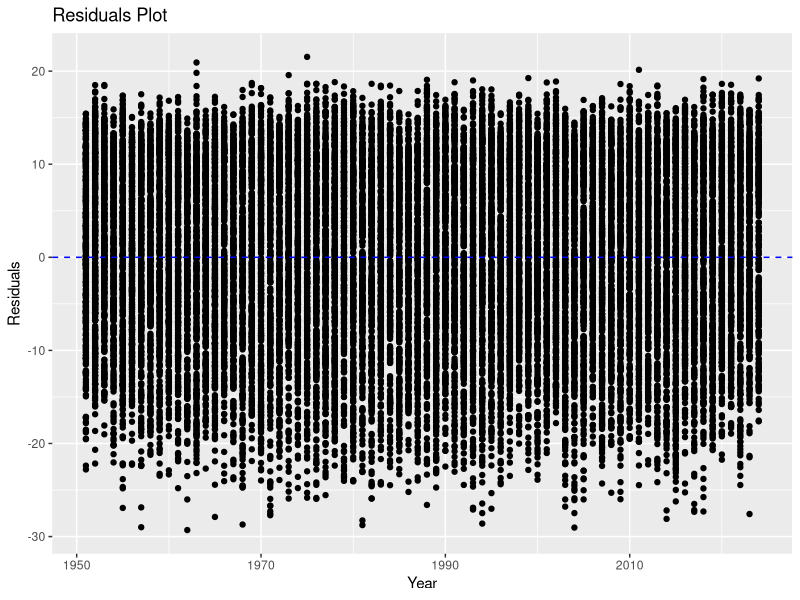
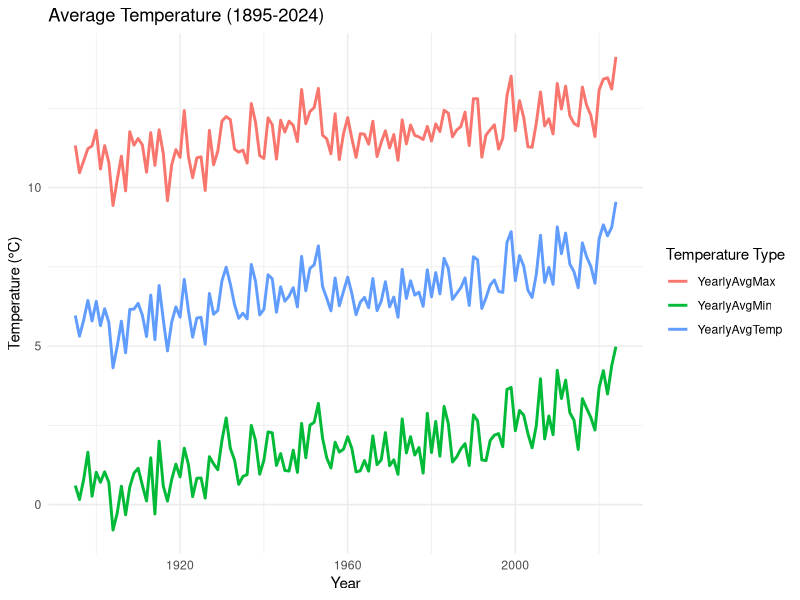
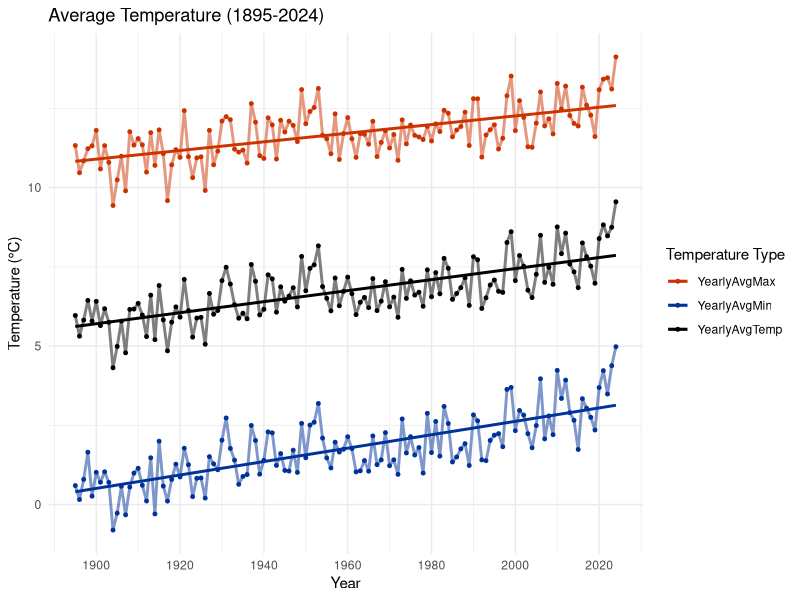

The R source for these figures, in order: (Note: this script raises an error after producing the figures.)
## Create data visualizations from NOAA climate data


#---------------------------------------------#
####        Load Required Packages         ####
#---------------------------------------------#

library(tidyverse)
library(dplyr)
library(ggplot2)

#-----------------------#
####    Read Data    ####
#-----------------------#

#Reading in CSVs as a tibble

#daily 
daily.noaa.data <- read.csv("data/nClimGrid_daily_clean.csv") %>%
  as_tibble()

#monthly
monthly.noaa.data <- read.csv("data/nClimGrid_monthly_clean.csv") %>%
  as_tibble()

#-----------------------#
####    Data Manip   ####
#-----------------------#

#average.year.temp <- noaa.data %>%
 # group_by(year) %>%
 # summarize(AvgTemp = mean(tmean))

#### perform linear regression for temperature over time----------------
# source: https://rpubs.com/zmalesker2/1139127

LR <- lm(tmean ~ year, data = daily.noaa.data)

summary(LR)

#plotting the residuals

ResidualsPlot <- 
  ggplot(daily.noaa.data, aes(x = year, y = residuals(LR))) +
  geom_point() +
  geom_hline(yintercept = 0, linetype = "dashed", color = "blue") + 
  labs(title = "Residuals Plot",
       x = "Year",
       y = "Residuals")


print(ResidualsPlot)


#### Temperature trends over time ------------------------------

##DAILY DATA##

#yearly temperature trends
#yearly_data <- daily.noaa.data %>%
 # group_by(year) %>% 
 # summarize(YearlyAvgTemp = mean(tmean, na.rm = TRUE),
  #          YearlyAvgMax = mean(tmax, na.rm = TRUE),
   #         YearlyAvgMin = mean(tmin, na.rm = TRUE))

# Reshape data to long format for easier plotting
#yearly_data_long <- yearly_data %>%
 # pivot_longer(cols = c(YearlyAvgTemp, YearlyAvgMax, YearlyAvgMin),
  #             names_to = "TemperatureType",
   #            values_to = "Temperature")

#plot yearly temp data - average, max, and min
#ggplot(yearly_data_long, aes(x = year, y = Temperature, color = TemperatureType)) +
 # geom_line(size = 1) +
  # labs(title = "Yearly Temperature Trends",
    #   x = "Year",
     #  y = "Temperature (°C)",
     #  color = "Temperature Type") +
  # theme_minimal()


#plot yearly temperature trends - single variable
#ggplot(yearly_data, aes(x = as.numeric(year), y = YearlyAvgTemp)) +
 # geom_line(color = "blue") +
 # labs(title = "Average Yearly Temperature",
  #     x = "Year",
  #     y = "Average Temperature (°F)") +
#  theme_minimal()

#monthly temperature trends from daily data
# monthly_data <- noaa.data %>%
  #group_by(year, month) %>%
  #summarize(MonthlyAvgTemp = mean(tmean, na.rm = TRUE)) 

#monthly_data <- noaa.data %>%
 # mutate(YearMonth = format(date, "%Y-%m" )) %>% 
#  group_by(YearMonth) %>%
#  summarize(MonthlyAvgTemp = mean(tmean, na.rm = TRUE)) %>% 
  
#plot monthly temperature trends
#ggplot(monthly_data, aes(x = as.numeric(year), y = MonthlyAvgTemp)) +
#  geom_line(color = "blue") +
 # labs(title = "Average Monthly Temperature",
  #     x = "Date",
   #    y = "Average Temperature (°C)") +
  # theme_minimal()

##MONTHLY DATA##

#yearly temperature trends
yearly_data <- monthly.noaa.data %>%
  group_by(year) %>% 
  summarize(YearlyAvgTemp = mean(tmean, na.rm = TRUE),
            YearlyAvgMax = mean(tmax, na.rm = TRUE),
            YearlyAvgMin = mean(tmin, na.rm = TRUE))

# Reshape data to long format for easier plotting
yearly_data_long <- yearly_data %>%
  pivot_longer(cols = c(YearlyAvgTemp, YearlyAvgMax, YearlyAvgMin),
               names_to = "TemperatureType",
               values_to = "Temperature")

#BASIC - plot yearly temp data - average, max, and min
ggplot(yearly_data_long, aes(x = year, y = Temperature, color = TemperatureType)) +
  geom_line(size = 1) +
  labs(title = "Average Temperature (1895-2024)",
       x = "Year",
       y = "Temperature (°C)",
       color = "Temperature Type") +
  theme_minimal()

#FRANCY - plot yearly temp data - average, max, and min
ggplot(yearly_data_long, aes(x = year, y = Temperature, color = TemperatureType)) +
  geom_point(size = 1) +
  geom_line(size = 1, alpha = 0.5) +
  geom_smooth(method = "lm", se = FALSE) +
  scale_x_continuous(breaks = pretty(yearly_data_long$year)) +
  scale_color_manual(values = c("YearlyAvgMax" = "#CC3300", "YearlyAvgMin" = "#003399", "YearlyAvgTemp" = "#000000")) +
  labs(title = "Average Temperature (1895-2024)",
       x = "Year",
       y = "Temperature (°C)",
       color = "Temperature Type") +
  theme_minimal()

#monthly temperature trends
#monthly_data <- monthly.noaa.data %>%
 # group_by(year, month) %>% 
  #summarize(MonthlyAvgTemp = mean(tmean, na.rm = TRUE),
   #         MonthlyAvgMax = mean(tmax, na.rm = TRUE),
    #        MonthlyAvgMin = mean(tmin, na.rm = TRUE))

# Reshape data to long format for easier plotting
#monthly_data_long <- monthly_data %>%
 # pivot_longer(cols = c(MonthlyAvgTemp, MonthlyAvgMax, MonthlyAvgMin),
  #             names_to = "TemperatureType",
   #            values_to = "Temperature") %>% 
#  mutate(year_month = paste(year, sprintf("%02d", month), "01", sep = "-"),
 #        year_month = as.Date(year_month))


#FRANCY - plot monthly temp data - average, max, and min
#ggplot(monthly_data_long, aes(x = year_month, y = Temperature, color = TemperatureType)) +
 # geom_point(size = 1) +
  #geom_line(size = 1, alpha = 0.5) +
  #geom_smooth(method = "lm", se = FALSE) +
  #scale_x_continuous(breaks = pretty(monthly_data_long$year)) +
#  scale_color_manual(values = c("MonthlyAvgMax" = "#CC3300",
 #                               "MonthlyAvgMin" = "#003399",
  #                              "MonthlyAvgTemp" = "#000000")) +
#  scale_x_date(breaks = "1 year", labels = scales::date_format("%Y")) +
 # labs(title = "Average Temperature (1895-2024)",
  #     x = "Year-month",
   #    y = "Temperature (°C)",
    #   color = "Temperature Type") +
#  theme_minimal()


# Temperature anomalies --------------------------------------------
#source: https://rpubs.com/zmalesker2/1139127 
  
# Check and convert the Date column to Date format
noaa.data$date <- as.Date(noaa.data$date)

# extract day of year
new.noaa.data <- noaa.data %>%
 mutate(DayOfYear = format(date, "%j"))

# baseline as the average temperature per day across years
daily.baseline <- new.noaa.data %>%
  group_by(DayOfYear) %>%
  summarize(BaselineTemp = mean(tmean, na.rm = TRUE))

# join the baseline with the original data
new.noaa.data <- new.noaa.data %>%
  left_join(daily.baseline, by = "DayOfYear")

# calculate the daily temperature anomaly
new.noaa.data  <- new.noaa.data %>%
  mutate(TempAnomaly = tmean - BaselineTemp)

# visualize the anomalies over time

ggplot(new.noaa.data , aes(x = year, y = TempAnomaly)) +
  geom_line(color = "blue") +
  geom_hline(yintercept = 0, linetype = "solid", color = "red") +
  labs(title = "Daily Temperature Anomalies Over Time",
       x = "Year", y = "Temperature Anomaly (°C)") +
  theme_minimal()



# Calculate temp anomaly from monthly data

# baseline as the average temperature per month across years
monthly.climatology <- monthly.noaa.data %>%
  group_by(month) %>%
  summarize(climatology = mean(tmean, na.rm = TRUE))

# Join baseline with original data
temp.with.climatology <- monthly.noaa.data %>%
  left_join(monthly.climatology, by = "month")

# Calculate the monthly temperature anomaly
temp.with.anomalies <- temp.with.climatology %>%
  mutate(TempAnomaly = tmean - climatology)

# visualize the anomalies over time using ggplot2
ggplot(new.monthly.data, aes(x = year, y = TempAnomaly)) +
  geom_line(color = "blue") +
  geom_hline(yintercept = 0, linetype = "solid", color = "red") +
  labs(title = "Monthly Temperature Anomalies Over Time",
       x = "year", y = "Temperature Anomaly (°C)") +
  theme_minimal()


###attempting this - https://www.youtube.com/watch?v=DrNQMaIVEVo #graphing temperature anomalies 

  #manipulate data to get month abbreviations and make month column factor class
  new.monthly.data <- temp.with.anomalies %>% 
    mutate(month = as.numeric(month),
         year = as.numeric(year),
         month = month.abb[month],
         month = factor(month, levels = month.abb),
         month_anom = tmean + TempAnomaly) %>% 
    group_by(year) %>% 
    mutate(ave = mean(month_anom)) %>% 
    ungroup()
  
  #graph temp anomalies 
  new.monthly.data %>% 
    ggplot(aes(x = month, y = month_anom, group = year, color = ave)) + 
      geom_line() +
    scale_color_gradient2(low = "darkblue", mid = "white", high = "darkred", midpoint = 0, guide = "none")
    
  

#### Temperature and precipitation  records -------------------------

#day with highest temp in historical record
record.temp <- daily.noaa.data %>% 
    select(tmax, ppt, date) %>%
    filter(tmax == max(tmax, na.rm = TRUE))

#day with highest precip in historical record
record.precip <- daily.noaa.data %>% 
    select(tmax, ppt, date) %>%
    filter(ppt == max(ppt, na.rm = TRUE))

#number of record highs per year - days above a certain threshold (above the average/baseline??)
#average daily max temp across all years and then for each year, calculate the number of days above that average

#highest max
temp.max.mean <- daily.noaa.data %>% 
  summarise(mean.max = mean(tmax, na.rm = TRUE))

#top 10 highest max
top10_highest_temps <- daily.noaa.data %>% 
  arrange(desc(tmax)) %>%    
  slice_head(n = 10)

#summarizing the number of days each year with temp maximums above the average temp maximum
temp.highs <- daily.noaa.data %>% 
  group_by(year) %>% 
  summarise(days.above.mean.max = sum(tmax > 12.10306, na.rm = TRUE))
  
# Create a bar graph using ggplot2
ggplot(temp.highs, aes(x = factor(year), y = days.above.mean.max)) +
  geom_bar(stat = "identity", fill = "skyblue", color = "black") +
  labs(title = "Number of Days Above Average Max Each Year",
       x = "Year",
       y = "Days Above Average Max") +
  theme_minimal() +
  theme(axis.text.x = element_text(angle = 45, hjust = 1))


#### Precipitation trends over time ---------------------------------

#yearly precipitation trends
precip_yearly <- monthly.noaa.data %>%
  group_by(year) %>% 
  summarize(YearlyAvgPrecip = mean(ppt, na.rm = TRUE))

#BASIC - plot yearly precip data 
ggplot(precip_yearly, aes(x = year, y = YearlyAvgPrecip)) +
  geom_line(size = 1, alpha = 0.5) +
  geom_point(size = 1) +
  #geom_smooth(method = "lm", se = FALSE) +
  scale_x_continuous(breaks = pretty(precip_yearly$year)) +
  labs(title = "Average Precipitation (1895-2024)",
       x = "Year",
       y = "Precipitation (in)") +
  theme_minimal()
